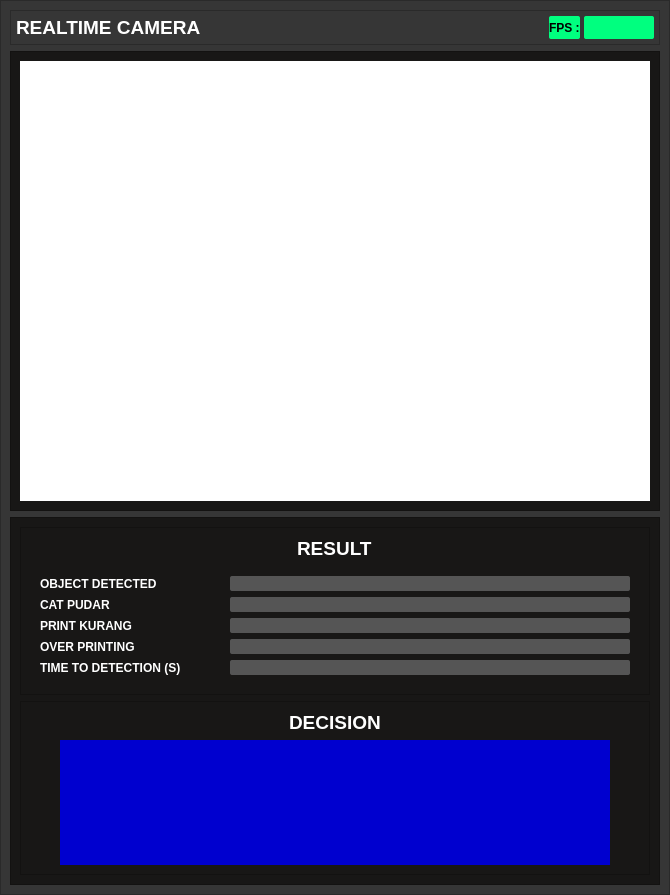
        <widget class="QFrame" name="realtimeVideFrame">
         <property name="sizePolicy">
          <sizepolicy hsizetype="Expanding" vsizetype="Preferred">
           <horstretch>0</horstretch>
           <verstretch>0</verstretch>
          </sizepolicy>
         </property>
         <property name="styleSheet">
          <string notr="true">background-color: rgb(54, 54, 54);</string>
         </property>
         <property name="frameShape">
          <enum>QFrame::StyledPanel</enum>
         </property>
         <property name="frameShadow">
          <enum>QFrame::Raised</enum>
         </property>
         <layout class="QVBoxLayout" name="verticalLayout_4">
          <property name="spacing">
           <number>6</number>
          </property>
          <property name="leftMargin">
           <number>9</number>
          </property>
          <property name="topMargin">
           <number>9</number>
          </property>
          <property name="rightMargin">
           <number>9</number>
          </property>
          <property name="bottomMargin">
           <number>9</number>
          </property>
          <item alignment="Qt::AlignTop">
           <widget class="QFrame" name="frame_10">
            <property name="styleSheet">
             <string notr="true">
</string>
            </property>
            <property name="frameShape">
             <enum>QFrame::StyledPanel</enum>
            </property>
            <property name="frameShadow">
             <enum>QFrame::Raised</enum>
            </property>
            <layout class="QHBoxLayout" name="horizontalLayout_7">
             <property name="spacing">
              <number>4</number>
             </property>
             <property name="leftMargin">
              <number>5</number>
             </property>
             <property name="topMargin">
              <number>5</number>
             </property>
             <property name="rightMargin">
              <number>5</number>
             </property>
             <property name="bottomMargin">
              <number>5</number>
             </property>
             <item>
              <widget class="QLabel" name="label_6">
               <property name="maximumSize">
                <size>
                 <width>240</width>
                 <height>40</height>
                </size>
               </property>
               <property name="font">
                <font>
                 <pointsize>14</pointsize>
                 <weight>75</weight>
                 <bold>true</bold>
                </font>
               </property>
               <property name="styleSheet">
                <string notr="true">color: rgb(255, 255, 255);</string>
               </property>
               <property name="text">
                <string>REALTIME CAMERA</string>
               </property>
              </widget>
             </item>
             <item>
              <spacer name="horizontalSpacer_3">
               <property name="orientation">
                <enum>Qt::Horizontal</enum>
               </property>
               <property name="sizeHint" stdset="0">
                <size>
                 <width>90</width>
                 <height>20</height>
                </size>
               </property>
              </spacer>
             </item>
             <item>
              <widget class="QLabel" name="label_10">
               <property name="maximumSize">
                <size>
                 <width>50</width>
                 <height>16777215</height>
                </size>
               </property>
               <property name="font">
                <font>
                 <weight>75</weight>
                 <bold>true</bold>
                </font>
               </property>
               <property name="styleSheet">
                <string notr="true">background-color: rgb(0, 255, 127);
color: rgb(0, 0, 0);
border-radius: 2px</string>
               </property>
               <property name="text">
                <string>FPS :</string>
               </property>
              </widget>
             </item>
             <item>
              <widget class="QLabel" name="fpsLabel">
               <property name="minimumSize">
                <size>
                 <width>70</width>
                 <height>0</height>
                </size>
               </property>
               <property name="maximumSize">
                <size>
                 <width>70</width>
                 <height>16777215</height>
                </size>
               </property>
               <property name="font">
                <font>
                 <weight>75</weight>
                 <bold>true</bold>
                </font>
               </property>
               <property name="styleSheet">
                <string notr="true">background-color: rgb(0, 255, 127);
border-radius: 2px;
color: rgb(0, 0, 0);</string>
               </property>
               <property name="text">
                <string/>
               </property>
              </widget>
             </item>
            </layout>
           </widget>
          </item>
          <item alignment="Qt::AlignBottom">
           <widget class="QFrame" name="frame_8">
            <property name="styleSheet">
             <string notr="true">background-color: rgb(24, 23, 22);</string>
            </property>
            <property name="frameShape">
             <enum>QFrame::StyledPanel</enum>
            </property>
            <property name="frameShadow">
             <enum>QFrame::Raised</enum>
            </property>
            <layout class="QVBoxLayout" name="verticalLayout_10">
             <property name="spacing">
              <number>9</number>
             </property>
             <property name="leftMargin">
              <number>9</number>
             </property>
             <property name="topMargin">
              <number>9</number>
             </property>
             <property name="rightMargin">
              <number>9</number>
             </property>
             <property name="bottomMargin">
              <number>9</number>
             </property>
             <item>
              <widget class="QLabel" name="realtimeVideoDisplay">
               <property name="minimumSize">
                <size>
                 <width>630</width>
                 <height>440</height>
                </size>
               </property>
               <property name="maximumSize">
                <size>
                 <width>630</width>
                 <height>440</height>
                </size>
               </property>
               <property name="styleSheet">
                <string notr="true">background-color: rgb(255, 255, 255);

</string>
               </property>
               <property name="text">
                <string/>
               </property>
               <property name="alignment">
                <set>Qt::AlignCenter</set>
               </property>
              </widget>
             </item>
            </layout>
           </widget>
          </item>
          <item>
           <widget class="QFrame" name="frame_7">
            <property name="sizePolicy">
             <sizepolicy hsizetype="Expanding" vsizetype="Preferred">
              <horstretch>0</horstretch>
              <verstretch>0</verstretch>
             </sizepolicy>
            </property>
            <property name="styleSheet">
             <string notr="true">background-color: rgb(24, 23, 22);</string>
            </property>
            <property name="frameShape">
             <enum>QFrame::StyledPanel</enum>
            </property>
            <property name="frameShadow">
             <enum>QFrame::Raised</enum>
            </property>
            <layout class="QVBoxLayout" name="verticalLayout_11">
             <item>
              <widget class="QFrame" name="frame_15">
               <property name="sizePolicy">
                <sizepolicy hsizetype="Preferred" vsizetype="Preferred">
                 <horstretch>0</horstretch>
                 <verstretch>0</verstretch>
                </sizepolicy>
               </property>
               <property name="frameShape">
                <enum>QFrame::StyledPanel</enum>
               </property>
               <property name="frameShadow">
                <enum>QFrame::Raised</enum>
               </property>
               <layout class="QVBoxLayout" name="verticalLayout_32">
                <item alignment="Qt::AlignHCenter">
                 <widget class="QLabel" name="label_19">
                  <property name="font">
                   <font>
                    <pointsize>14</pointsize>
                    <weight>75</weight>
                    <bold>true</bold>
                   </font>
                  </property>
                  <property name="styleSheet">
                   <string notr="true">color: rgb(255, 255, 255);
border:none;
</string>
                  </property>
                  <property name="text">
                   <string>RESULT</string>
                  </property>
                 </widget>
                </item>
                <item>
                 <widget class="QFrame" name="frame_34">
                  <property name="sizePolicy">
                   <sizepolicy hsizetype="Preferred" vsizetype="Expanding">
                    <horstretch>0</horstretch>
                    <verstretch>0</verstretch>
                   </sizepolicy>
                  </property>
                  <property name="styleSheet">
                   <string notr="true">border:none;</string>
                  </property>
                  <property name="frameShape">
                   <enum>QFrame::StyledPanel</enum>
                  </property>
                  <property name="frameShadow">
                   <enum>QFrame::Raised</enum>
                  </property>
                  <layout class="QHBoxLayout" name="horizontalLayout_6">
                   <property name="leftMargin">
                    <number>1</number>
                   </property>
                   <property name="topMargin">
                    <number>1</number>
                   </property>
                   <property name="rightMargin">
                    <number>1</number>
                   </property>
                   <property name="bottomMargin">
                    <number>1</number>
                   </property>
                   <item>
                    <widget class="QFrame" name="frame_35">
                     <property name="frameShape">
                      <enum>QFrame::StyledPanel</enum>
                     </property>
                     <property name="frameShadow">
                      <enum>QFrame::Raised</enum>
                     </property>
                     <layout class="QVBoxLayout" name="verticalLayout_33">
                      <item>
                       <widget class="QLabel" name="label_20">
                        <property name="font">
                         <font>
                          <pointsize>9</pointsize>
                          <weight>75</weight>
                          <bold>true</bold>
                         </font>
                        </property>
                        <property name="styleSheet">
                         <string notr="true">color: rgb(255, 255, 255);</string>
                        </property>
                        <property name="text">
                         <string>OBJECT DETECTED</string>
                        </property>
                       </widget>
                      </item>
                      <item>
                       <widget class="QLabel" name="label_21">
                        <property name="font">
                         <font>
                          <pointsize>9</pointsize>
                          <weight>75</weight>
                          <bold>true</bold>
                         </font>
                        </property>
                        <property name="styleSheet">
                         <string notr="true">color: rgb(255, 255, 255);</string>
                        </property>
                        <property name="text">
                         <string>CAT PUDAR</string>
                        </property>
                       </widget>
                      </item>
                      <item>
                       <widget class="QLabel" name="label_22">
                        <property name="font">
                         <font>
                          <pointsize>9</pointsize>
                          <weight>75</weight>
                          <bold>true</bold>
                         </font>
                        </property>
                        <property name="styleSheet">
                         <string notr="true">color: rgb(255, 255, 255);</string>
                        </property>
                        <property name="text">
                         <string>PRINT KURANG</string>
                        </property>
                       </widget>
                      </item>
                      <item>
                       <widget class="QLabel" name="label_23">
                        <property name="font">
                         <font>
                          <pointsize>9</pointsize>
                          <weight>75</weight>
                          <bold>true</bold>
                         </font>
                        </property>
                        <property name="styleSheet">
                         <string notr="true">color: rgb(255, 255, 255);</string>
                        </property>
                        <property name="text">
                         <string>OVER PRINTING</string>
                        </property>
                       </widget>
                      </item>
                      <item>
                       <widget class="QLabel" name="label_28">
                        <property name="font">
                         <font>
                          <pointsize>9</pointsize>
                          <weight>75</weight>
                          <bold>true</bold>
                         </font>
                        </property>
                        <property name="styleSheet">
                         <string notr="true">color: rgb(255, 255, 255);</string>
                        </property>
                        <property name="text">
                         <string>TIME TO DETECTION (S)</string>
                        </property>
                       </widget>
                      </item>
                     </layout>
                    </widget>
                   </item>
                   <item>
                    <widget class="QFrame" name="frame_36">
                     <property name="frameShape">
                      <enum>QFrame::StyledPanel</enum>
                     </property>
                     <property name="frameShadow">
                      <enum>QFrame::Raised</enum>
                     </property>
                     <layout class="QVBoxLayout" name="verticalLayout_34">
                      <item alignment="Qt::AlignHCenter">
                       <widget class="QLabel" name="objectLabel">
                        <property name="minimumSize">
                         <size>
                          <width>400</width>
                          <height>0</height>
                         </size>
                        </property>
                        <property name="maximumSize">
                         <size>
                          <width>400</width>
                          <height>16777215</height>
                         </size>
                        </property>
                        <property name="font">
                         <font>
                          <pointsize>10</pointsize>
                          <weight>50</weight>
                          <bold>false</bold>
                         </font>
                        </property>
                        <property name="styleSheet">
                         <string notr="true">background-color: rgb(85, 85, 85);
color: rgb(255, 255, 255);
border-radius: 2px;
border:none;
</string>
                        </property>
                        <property name="text">
                         <string/>
                        </property>
                        <property name="alignment">
                         <set>Qt::AlignCenter</set>
                        </property>
                       </widget>
                      </item>
                      <item>
                       <widget class="QLabel" name="catPudarLabel">
                        <property name="minimumSize">
                         <size>
                          <width>400</width>
                          <height>0</height>
                         </size>
                        </property>
                        <property name="maximumSize">
                         <size>
                          <width>400</width>
                          <height>16777215</height>
                         </size>
                        </property>
                        <property name="font">
                         <font>
                          <pointsize>10</pointsize>
                         </font>
                        </property>
                        <property name="styleSheet">
                         <string notr="true">background-color: rgb(85, 85, 85);
color: rgb(255, 255, 255);
border-radius: 2px;
border:none;
</string>
                        </property>
                        <property name="text">
                         <string/>
                        </property>
                        <property name="alignment">
                         <set>Qt::AlignCenter</set>
                        </property>
                       </widget>
                      </item>
                      <item>
                       <widget class="QLabel" name="printKurangLabel">
                        <property name="minimumSize">
                         <size>
                          <width>400</width>
                          <height>0</height>
                         </size>
                        </property>
                        <property name="maximumSize">
                         <size>
                          <width>400</width>
                          <height>16777215</height>
                         </size>
                        </property>
                        <property name="font">
                         <font>
                          <pointsize>10</pointsize>
                         </font>
                        </property>
                        <property name="styleSheet">
                         <string notr="true">background-color: rgb(85, 85, 85);
color: rgb(255, 255, 255);
border-radius: 2px;
border:none;
</string>
                        </property>
                        <property name="text">
                         <string/>
                        </property>
                        <property name="alignment">
                         <set>Qt::AlignCenter</set>
                        </property>
                       </widget>
                      </item>
                      <item>
                       <widget class="QLabel" name="overPrintingLabel">
                        <property name="minimumSize">
                         <size>
                          <width>400</width>
                          <height>0</height>
                         </size>
                        </property>
                        <property name="maximumSize">
                         <size>
                          <width>400</width>
                          <height>16777215</height>
                         </size>
                        </property>
                        <property name="font">
                         <font>
                          <pointsize>10</pointsize>
                         </font>
                        </property>
                        <property name="styleSheet">
                         <string notr="true">background-color: rgb(85, 85, 85);
color: rgb(255, 255, 255);
border-radius: 2px;
border:none;
</string>
                        </property>
                        <property name="text">
                         <string/>
                        </property>
                        <property name="alignment">
                         <set>Qt::AlignCenter</set>
                        </property>
                       </widget>
                      </item>
                      <item>
                       <widget class="QLabel" name="timeLabel">
                        <property name="minimumSize">
                         <size>
                          <width>400</width>
                          <height>0</height>
                         </size>
                        </property>
                        <property name="maximumSize">
                         <size>
                          <width>400</width>
                          <height>16777215</height>
                         </size>
                        </property>
                        <property name="font">
                         <font>
                          <pointsize>10</pointsize>
                         </font>
                        </property>
                        <property name="styleSheet">
                         <string notr="true">background-color: rgb(85, 85, 85);
color: rgb(255, 255, 255);
border-radius: 2px;
border:none;
</string>
                        </property>
                        <property name="text">
                         <string/>
                        </property>
                        <property name="alignment">
                         <set>Qt::AlignCenter</set>
                        </property>
                       </widget>
                      </item>
                     </layout>
                    </widget>
                   </item>
                  </layout>
                 </widget>
                </item>
               </layout>
              </widget>
             </item>
             <item>
              <widget class="QFrame" name="frame_16">
               <property name="sizePolicy">
                <sizepolicy hsizetype="Preferred" vsizetype="Preferred">
                 <horstretch>0</horstretch>
                 <verstretch>0</verstretch>
                </sizepolicy>
               </property>
               <property name="minimumSize">
                <size>
                 <width>0</width>
                 <height>0</height>
                </size>
               </property>
               <property name="maximumSize">
                <size>
                 <width>16777215</width>
                 <height>16777215</height>
                </size>
               </property>
               <property name="frameShape">
                <enum>QFrame::StyledPanel</enum>
               </property>
               <property name="frameShadow">
                <enum>QFrame::Raised</enum>
               </property>
               <layout class="QVBoxLayout" name="verticalLayout_35">
                <item alignment="Qt::AlignHCenter|Qt::AlignTop">
                 <widget class="QLabel" name="label_30">
                  <property name="font">
                   <font>
                    <pointsize>14</pointsize>
                    <weight>75</weight>
                    <bold>true</bold>
                   </font>
                  </property>
                  <property name="styleSheet">
                   <string notr="true">color: rgb(255, 255, 255);
border:none;
</string>
                  </property>
                  <property name="text">
                   <string>DECISION</string>
                  </property>
                 </widget>
                </item>
                <item alignment="Qt::AlignHCenter">
                 <widget class="QLabel" name="decisionLabel">
                  <property name="sizePolicy">
                   <sizepolicy hsizetype="Preferred" vsizetype="Expanding">
                    <horstretch>0</horstretch>
                    <verstretch>0</verstretch>
                   </sizepolicy>
                  </property>
                  <property name="minimumSize">
                   <size>
                    <width>550</width>
                    <height>125</height>
                   </size>
                  </property>
                  <property name="maximumSize">
                   <size>
                    <width>550</width>
                    <height>125</height>
                   </size>
                  </property>
                  <property name="font">
                   <font>
                    <pointsize>22</pointsize>
                    <weight>75</weight>
                    <bold>true</bold>
                   </font>
                  </property>
                  <property name="styleSheet">
                   <string notr="true">background-color: rgb(0, 0, 207);
color: rgb(255, 255, 255);</string>
                  </property>
                  <property name="text">
                   <string/>
                  </property>
                  <property name="alignment">
                   <set>Qt::AlignCenter</set>
                  </property>
                 </widget>
                </item>
               </layout>
              </widget>
             </item>
            </layout>
           </widget>
          </item>
         </layout>
        </widget>
